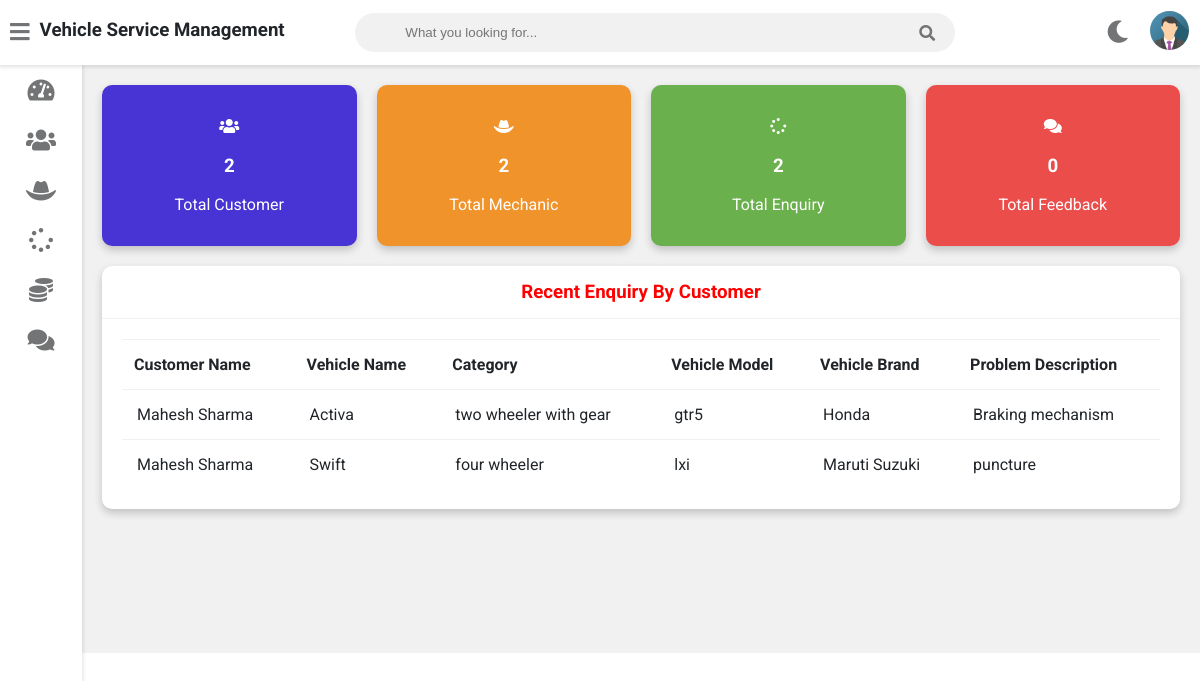
Page /admin-dashboard (signed in) on the committed database.
### vehicle/models.py (models this page shows, shortened)
class Customer(models.Model):
    user=models.OneToOneField(User,on_delete=models.CASCADE)
    profile_pic= models.ImageField(upload_to='profile_pic/CustomerProfilePic/',null=True,blank=True)
    address = models.CharField(max_length=40)
    mobile = models.CharField(max_length=20,null=False)
    @property
    def get_name(self):
        return self.user.first_name+" "+self.user.last_name

class Request(models.Model):
    cat=(('two wheeler with gear','two wheeler with gear'),('two wheeler without gear','two wheeler without gear'),('three wheeler','three wheeler'),('four wheeler','four wheeler'))
    category=models.CharField(max_length=50,choices=cat)
    vehicle_no=models.PositiveIntegerField(null=False)
    vehicle_name = models.CharField(max_length=40,null=False)
    vehicle_model = models.CharField(max_length=40,null=False)
    vehicle_brand = models.CharField(max_length=40,null=False)
    problem_description = models.CharField(max_length=500,null=False)
    date=models.DateField(auto_now=True)
    cost=models.PositiveIntegerField(null=True)
    customer=models.ForeignKey('Customer', on_delete=models.CASCADE,null=True)
    mechanic=models.ForeignKey('Mechanic',on_delete=models.CASCADE,null=True)
    stat=(('Pending','Pending'),('Approved','Approved'),('Repairing','Repairing'),('Repairing Done','Repairing Done'),('Released','Released'))
    status=models.CharField(max_length=50,choices=stat,default='Pending',null=True)

### vehicle/views.py (the view)
# urls.py: path('admin-dashboard', views.admin_dashboard_view,name='admin-dashboard'),
@login_required(login_url='adminlogin')
def admin_dashboard_view(request):
    enquiry=models.Request.objects.all().order_by('-id')
    customers=[]
    for enq in enquiry:
        customer=models.Customer.objects.get(id=enq.customer_id)
        customers.append(customer)
    dict={
    'total_customer':models.Customer.objects.all().count(),
    'total_mechanic':models.Mechanic.objects.all().count(),
    'total_request':models.Request.objects.all().count(),
    'total_feedback':models.Feedback.objects.all().count(),
    'data':zip(customers,enquiry),
    }
    return render(request,'vehicle/admin_dashboard.html',context=dict)

### templates/vehicle/admin_dashboard.html
{% extends 'vehicle/adminbase.html' %}
{% load static %}
{% block content %}
	<div class="wrapper">
		<div class="row">
			<div class="col-3 col-m-6 col-sm-6">
				<div class="counter bg-primary">
					<p>
						<i class="fas fa-users"></i>
					</p>
					<h3>{{total_customer}}</h3>
					<p>Total Customer</p>
				</div>
			</div>
			<div class="col-3 col-m-6 col-sm-6">
				<div class="counter bg-warning">
					<p>
						<i class="fas fa-hat-cowboy"></i>
					</p>
					<h3>{{total_mechanic}}</h3>
					<p>Total Mechanic</p>
				</div>
			</div>
			<div class="col-3 col-m-6 col-sm-6">
				<div class="counter bg-success">
					<p>
						<i class="fas fa-spinner"></i>
					</p>
					<h3>{{total_request}}</h3>
					<p>Total Enquiry</p>
				</div>
			</div>
			<div class="col-3 col-m-6 col-sm-6">
				<div class="counter bg-danger">
					<p>
						<i class="fas fa-comments"></i>
					</p>
					<h3>{{total_feedback}}</h3>
					<p>Total Feedback</p>
				</div>
			</div>
		</div>
		<div class="row">
			<div class="col-12 col-m-12 col-sm-12">
				<div class="card">
					<div class="card-header">
						<h3 style="color:red; text-align:center" >Recent Enquiry By Customer
						</h3>
					</div>
					<div class="card-content">
						<table>
							<thead>
								<tr>
									<th>Customer Name</th>
									<th>Vehicle Name</th>
									<th>Category</th>
									<th>Vehicle Model</th>
									<th>Vehicle Brand</th>
									<th>Problem Description</th>
								</tr>
							</thead>
							<tbody>
								{% for c,r in data %}
								<tr>
									<td> {{c.get_name}}</td>
									<td> {{r.vehicle_name}}</td>
									<td>{{r.category}}</td>
									<td>{{r.vehicle_model}}</td>
									<td>{{r.vehicle_brand}}</td>
									<td>{{r.problem_description}}</td>
								</tr>
								{% endfor %}
							</tbody>
						</table>
					</div>
				</div>
			</div>
		</div>
  <br><br><br><br><br><br>
	</div>
{% endblock content %}

### rows in the picture
Customer: get_name "Mahesh Sharma", vehicle_name "Activa", category "two wheeler with gear", vehicle_model "gtr5", vehicle_brand "Honda", problem_description "Braking mechanism", vehicle_name "Swift", category "four wheeler", vehicle_model "lxi", vehicle_brand "Maruti Suzuki", problem_description "puncture"

### other values in the picture
{{ total_customer }} "2"
{{ total_mechanic }} "2"
{{ total_request }} "2"
{{ total_feedback }} "0"
